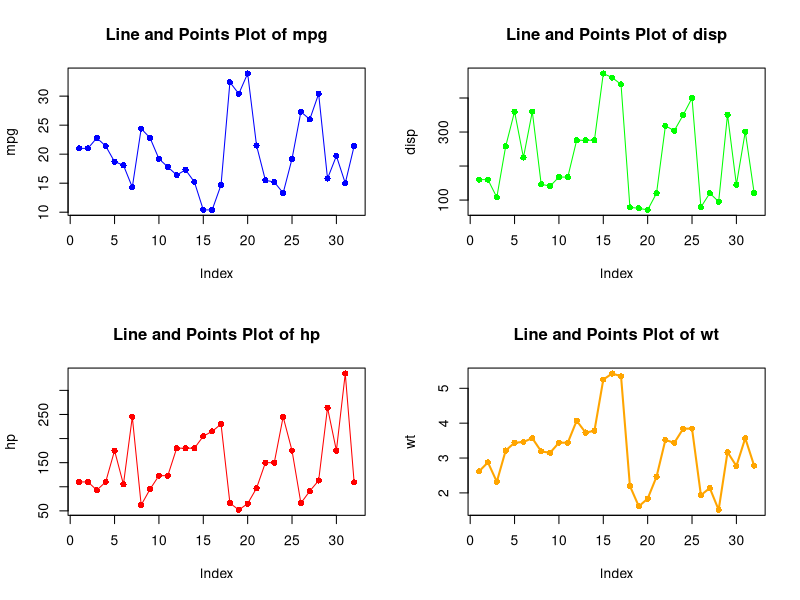
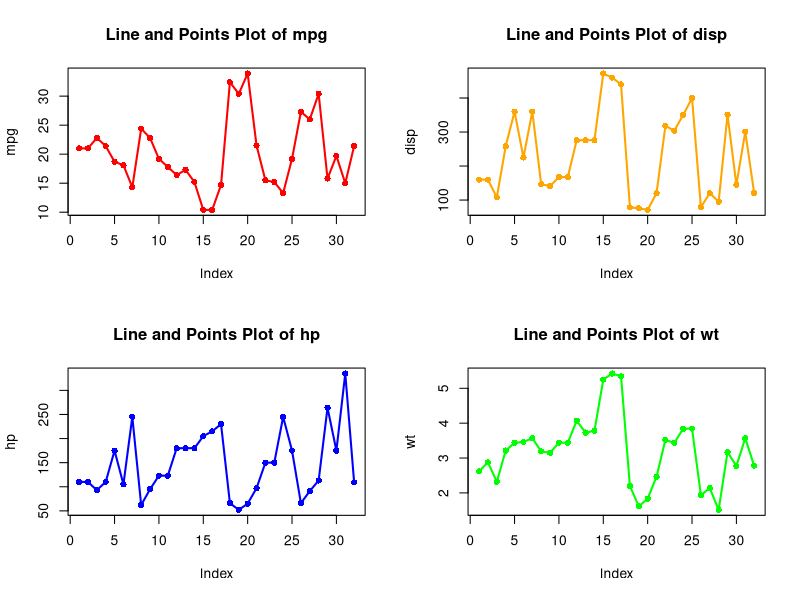

Reproduce these figures in R, in order.
# Load the mtcars dataset
data(mtcars)
#10a
# Select four different continuous variables from the mtcars dataset
selected_vars <- c("mpg", "disp", "hp", "wt")

# Set up multiple plots
par(mfrow = c(2, 2))

# Define colors and line widths for each variable
colors <- c("blue", "green", "red", "orange")
line_widths <- c(1, 1, 1, 2)  # Adjust line widths as needed

# Create a plot for each selected variable with one variable highlighted
for (i in seq_along(selected_vars)) {  # Use seq_along instead of 1:length
  var <- selected_vars[i]
  col <- colors[i]
  lwd <- line_widths[i]
  
  plot(mtcars[, var], type = "n", xlab = "Index", ylab = var, main = paste("Line and Points Plot of", var))
  lines(mtcars[, var], col = col, lwd = lwd)
  points(mtcars[, var], col = col, pch = 16)
}
#10b
# Choose one variable from each group and highlight it with a different color
highlight_vars <- c("mpg", "disp", "hp", "wt")
highlight_colors <- c("red", "orange", "blue", "green")

for (i in seq_along(highlight_vars)) {  # Use seq_along instead of 1:length
  var <- highlight_vars[i]
  col <- highlight_colors[i]
  
  plot(mtcars[, var], type = "n", xlab = "Index", ylab = var, main = paste("Line and Points Plot of", var))
  lines(mtcars[, var], col = col, lwd = 2)
  points(mtcars[, var], col = col, pch = 16)
  
}
